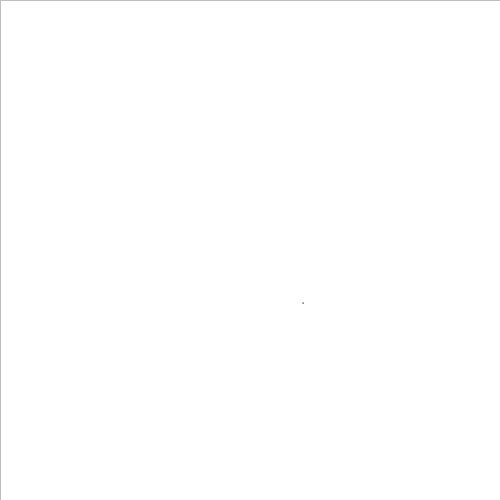
Frame 1 (no input)
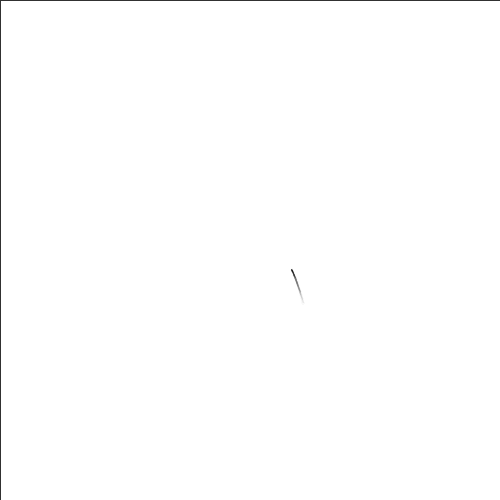
Frame 60 (the mouse pressed at the canvas centre just before this capture)
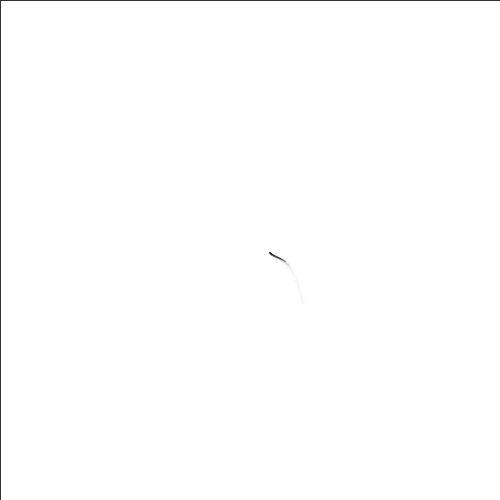
Frame 120 (the mouse held since frame 60 and released just before this capture)

The Processing sketch that drew these frames (run headless with seeded random() and noise(); from frame 60 on, the mouse is pressed at the canvas centre):

// Processing sketch: web_draw_workshop
// ── web_draw_workshop.pde
int n=10000;
float[] x = new float[n]; 
float[] y = new float[n]; 
float xoff,yoff;
float posx,posy;

void setup(){
  size(500, 500);
  background(255);
  smooth();
  stroke(0, 64);
  xoff = yoff =  0;
}

void draw(){
  xoff += 0.001;
  yoff += 0.002;
  pushMatrix();
  fill(255,20);
  rect(0,0,width,height);
  popMatrix();
  
  for(int i = y.length-1 ; i > 0 ; i-- ){
    x[i] = x[i-1];
    y[i] = y[i-1];
  }
  x[0]= noise(xoff) * width;
  y[0]= noise(yoff) * height;
  
  fill(0);
  ellipse(x[0],y[0],1,1);
  
  for(int i=1; i<1000; i++){
    //Distance 
    float d = dist(x[0],y[0], x[i], y[i]);
    //Probabilité de rencontre
    float p = random(20);
    if(d <= 20 && p<1){
      line(x[0], y[0],x[i - 1], y[i - 1]);
    }
  }
}
